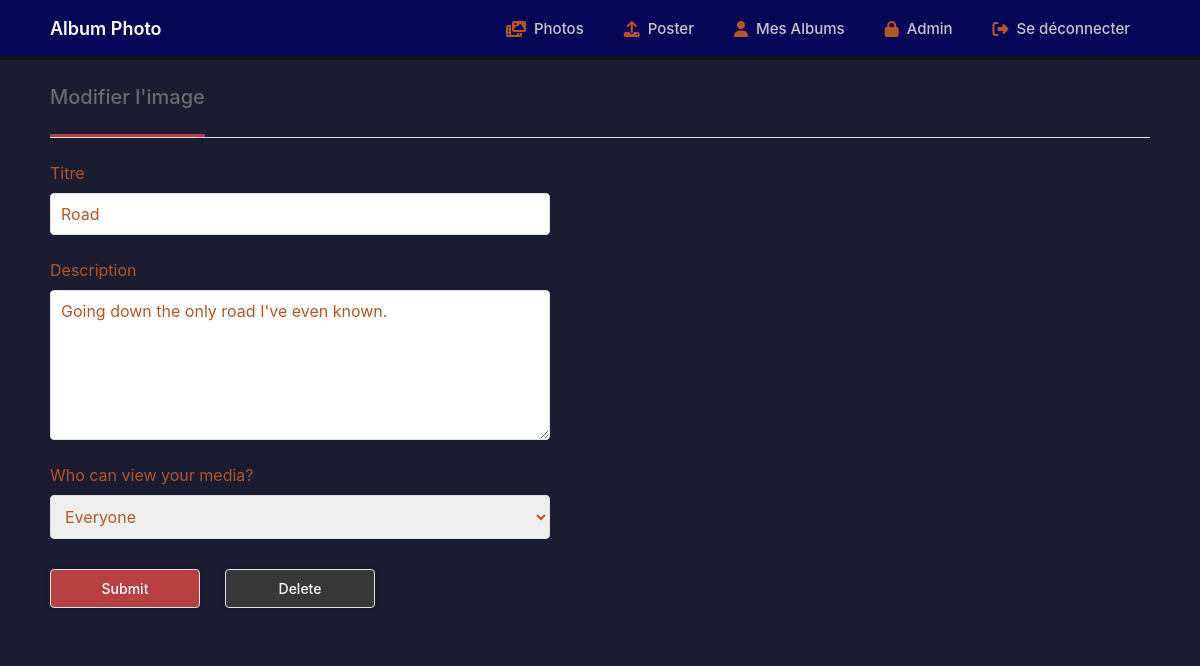
/edit-media.php?id=2 (signed in), run on the app's committed database.
### tables this page shows
CREATE TABLE IF NOT EXISTS `media` (
  `id` int(11) NOT NULL AUTO_INCREMENT,
  `title` varchar(255) NOT NULL,
  `description` text NOT NULL,
  `filepath` varchar(255) NOT NULL,
  `uploaded_date` datetime NOT NULL DEFAULT current_timestamp(),
  `type` varchar(10) NOT NULL,
  `thumbnail` varchar(255) NOT NULL DEFAULT '',
  `approved` tinyint(1) NOT NULL DEFAULT 1,
  `public` tinyint(1) NOT NULL DEFAULT 1,
  `acc_id` int(11) DEFAULT NULL,
  PRIMARY KEY (`id`)
);

### edit-media.php (the view, shortened to what this page needs)
<?php
include 'functions.php';
$pdo = pdo_connect_mysql();
if (isset($_GET['id'])) {
    $stmt = $pdo->prepare('SELECT * FROM media WHERE id = ? AND acc_id = ?');
	$stmt->execute([ $_GET['id'], $_SESSION['account_id'] ]);
	$media = $stmt->fetch(PDO::FETCH_ASSOC);
} else {
    exit('Invalid ID!');
}
?>
<?=template_header("Modification de l'image")?>
<div class="content edit-media">
    <div class="page-title">
		<h2>Modifier l'image</h2>
	</div>
	<form action="" method="post" class="gallery-form">
		<label for="title">Titre</label>
        <input id="title" name="title" type="text" placeholder="Collection Title..." value="<?=htmlspecialchars($media['title'], ENT_QUOTES)?>" required>
		<label for="Description">Description</label>
        <textarea id="title" name="description" placeholder="Collection Description..."><?=htmlspecialchars($media['description'], ENT_QUOTES)?></textarea>
        <label for="public">Who can view your media?</label>
        <select id="public" name="public" type="text" required>
            <option value="1"<?=$media['public']?' selected':''?>>Everyone</option>
        </select>
		<div class="btn_wrapper">
			<input type="submit" value="Submit" name="submit" class="btn">
            <input type="submit" value="Delete" name="delete" class="btn alt" onclick="return confirm('Are you sure you want to delete this media?')">
		</div>
	</form>
</div>
<?=template_footer()?>

### style.css (style rules this page uses)
* { box-sizing: border-box; font-family: -apple-system, BlinkMacSystemFont, "segoe ui", roboto, oxygen, ubuntu, cantarell, "fira sans", "droid sans", "helvetica neue", Arial, sans-serif; font-size: 16px; color: rgb(185, 84, 37); }
body { background-color:#1b1b32 ; margin: 0; }
.content { width: 1100px; margin: 0 auto; background-color:#1b1b32 ; }
.page-title { border-bottom: 1px solid #e5e7ea; }
.page-title h2 { display: inline-block; margin: 0; padding: 25px 0; font-size: 20px; font-weight: 500; border-bottom: 3px solid #b94040; color: #696b6e; }
.gallery-form { padding: 15px 0; display: flex; flex-flow: column; width: 500px; }
.gallery-form label { display: inline-flex; width: 100%; padding: 10px 0; margin-right: 25px; }
.gallery-form select, .gallery-form input, .gallery-form textarea { padding: 10px; width: 100%; border-radius: 4px; margin-right: 25px; margin-bottom: 15px; outline: 0; border: 1px solid #dfe2e6; }
.gallery-form select::placeholder, .gallery-form input::placeholder, .gallery-form textarea::placeholder { color: #8994a3; }
.gallery-form textarea { height: 150px; }
.gallery-form .btn { width: 150px; margin-top: 15px; }
.gallery-form .btn_wrapper { display: flex; align-items: center; flex-wrap: wrap; }
.btn { display: inline-block; text-decoration: none; background-color: #b94040; border: 0; font-weight: 500; text-align: center; font-size: 14px; color: #FFFFFF; cursor: pointer; border-radius: 4px; padding: 10px 15px; box-shadow: 0 0 7px 0 rgba(0, 0, 0, 0.15); }
.btn.alt { background-color: #383838; }

### data on the page
media: title "Road", description "Going down the only road I've even known.", public "Everyone"
